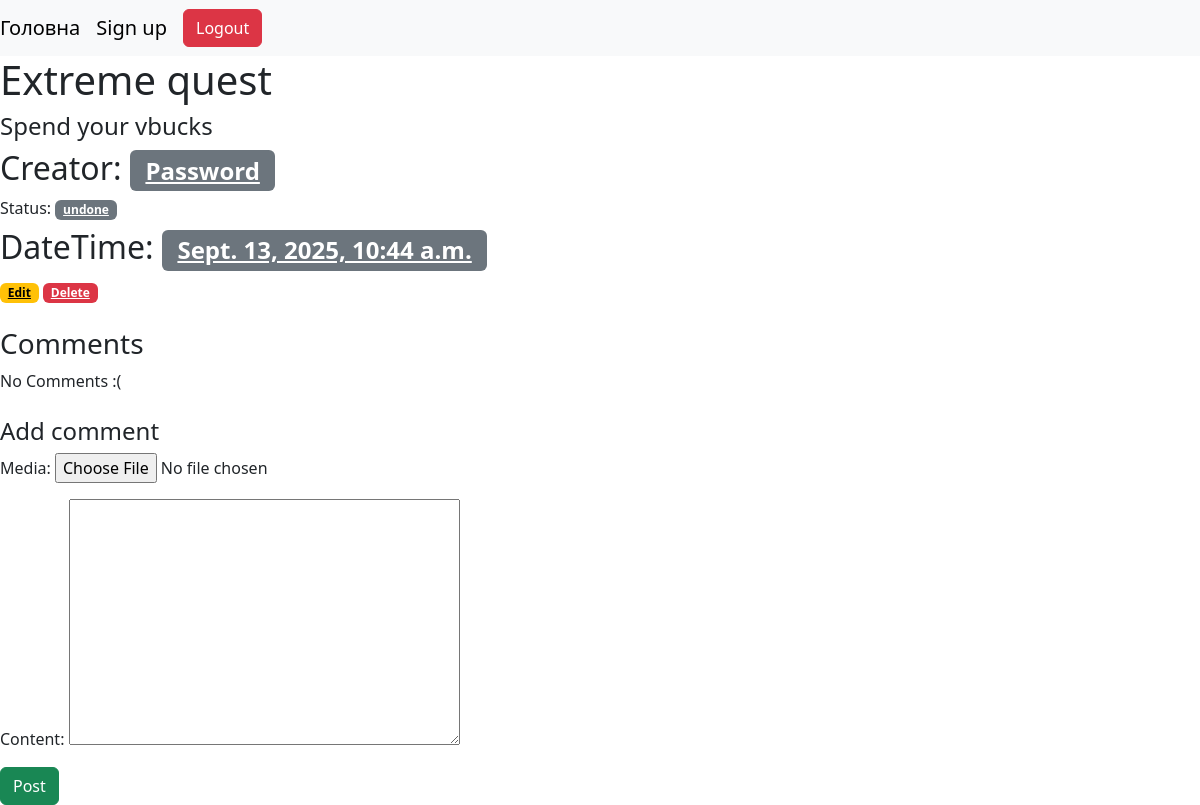
The page /1/detail/ on the database as committed earlier.
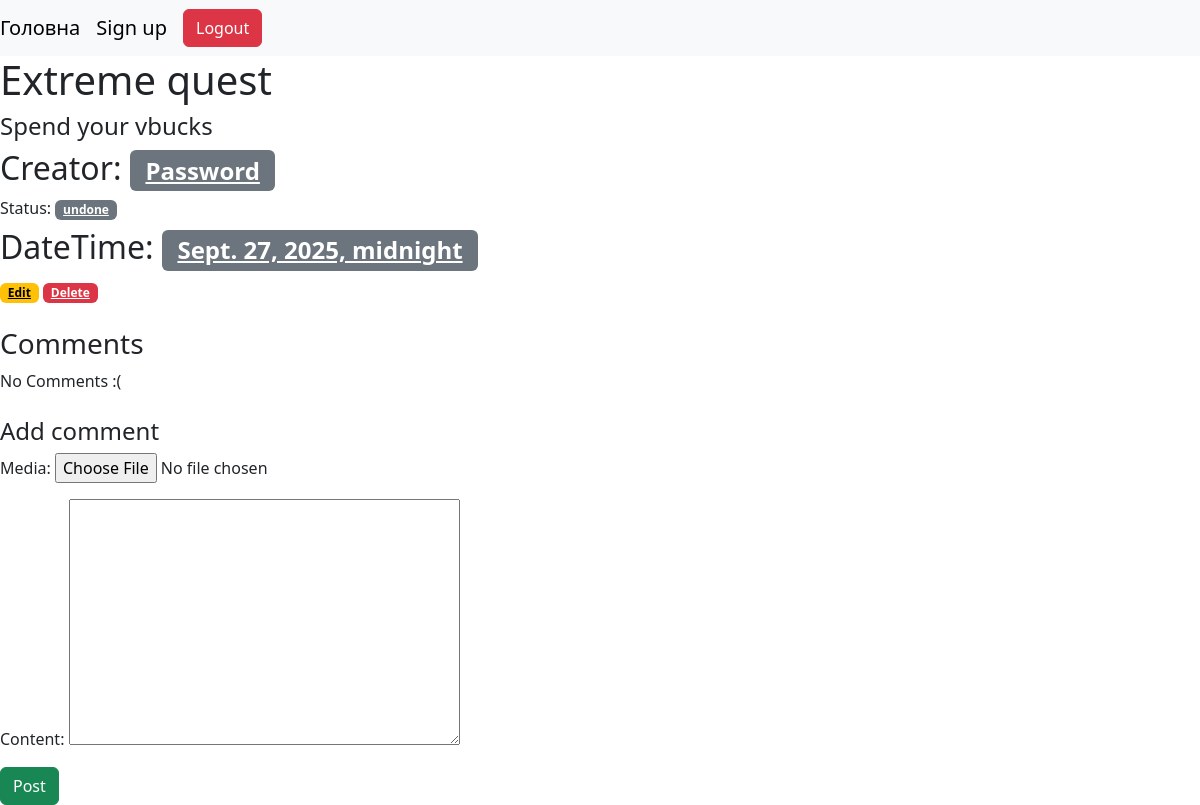
The same page on the database as committed later.
### task_maker/models.py (models this page shows, shortened)
class Task(models.Model):
    title = models.CharField(max_length=255)
    description = models.TextField()
    status = models.CharField(max_length=20)
    user = models.ForeignKey(User, on_delete=models.CASCADE)
    published_at = models.DateTimeField(auto_now_add=True)
    due_datetime = models.DateTimeField(null=True)
    project = models.ForeignKey(Project, on_delete=models.CASCADE)

### task_maker/views.py (the view, shortened to what this page needs)
# urls.py: path('<int:pk>/detail/', TaskDetailView.as_view(), name='task_detail'),
class TaskDetailView(DetailView):
    model = Task
    template_name = "Tasks/task_detail.html"
    context_object_name = 'task'
    def get_context_data(self, **kwargs):
        context = super().get_context_data()
        context['comment_form'] = CommentsForm()
        return context

### task_maker/forms.py
class CommentsForm(forms.ModelForm):
    class Meta:
        model = Comment
        fields = ["media", "content"]
        widgets = {
            "media": forms.FileInput()
        }

### template/Tasks/task_detail.html (shortened to what this page needs)
{% extends "base.html" %}
{% block content %}
{% load extra_tags %}
    <h1>{{ task.title }}</h1>
    <h4>{{ task.description }}</h4>
    <h2>Creator: <a class="badge text-bg-secondary">{{ task.user }}</a></h2>
    <h6>Status: <a class="badge text-bg-secondary">{{ task.status }}</a></h6>
    <h2>DateTime: <a class="badge text-bg-secondary">{{ task.due_datetime }}</a></h2>
    <a href="{% url 'task_edit' task.id %}" class="badge text-bg-warning">Edit</a>
    <a href="{% url 'task_delete' task.id %}" class="badge text-bg-danger">Delete</a>
<div class="comments mt-4">
    <h3>Comments</h3>
        {% for comment in task.comments.all %}
            <div class="comment mb-2">
                <p>{{ comment.content }}</p>
                {% if comment.media %}
                    <div class="comment-media">
                        {% if comment.media.url|endswith:".jpg" or comment.media.url|endswith:".png" or comment.media.url|endswith:".jpeg" %}
                            <img src="{{ comment.media.url }}" alt="Зображення коментаря" style="max-width: 1000px">
                        {% elif comment.media.url|endswith:".mp4" %}
                            <video width="320", height="240" controls>
                                <source src="{{ comment.media.url }}" type="video/mp4">
                                Your browser does not support the video tag
                            </video>
                        {% else %}
                            <a href="{{ comment.media.url }}">Download this file</a>
                        {% endif %}
                    </div>
                {% endif %}
                <small>User: {{ comment.user.username }}</small>
       {% empty %}
                <p>No Comments :(</p>
       {% endfor %}
            </div>
<div class="add-comment mt-4">
    <h4>Add comment</h4>
    <form action="{% url 'task_detail' task.id %}" method="post" enctype="multipart/form-data">
        {{ comment_form.as_p }}
        <button type="submit" class="btn btn-success">Post</button>
    </form>
</div>
{% endblock %}

### template/base.html (shortened to what this page needs)
<!DOCTYPE html>
<html lang="en">
<head>
    <link href="https://cdn.jsdelivr.net/npm/bootstrap@5.3.3/dist/css/bootstrap.min.css" rel="stylesheet">
</head>
<body>
    <nav class="navbar navbar-expand-lg bg-body-tertiary">
        <a class="navbar-brand" href="/">Головна</a>
        <a class="navbar-brand" class="btn btn-success" href="{% url 'register' %}">Sign up</a>
        <form action="{% url 'logout' %}" method="post">
            <button type="submit" class="btn btn-danger">Logout</button>
        </form>
    </nav>
    {% block content %}
    {% endblock %}
</body>
</html>

Rows that differ between the two databases and show on the page:
changed Task "Extreme quest": due_datetime "Sept. 13, 2025, 10:44 a.m." → "Sept. 27, 2025, midnight"
